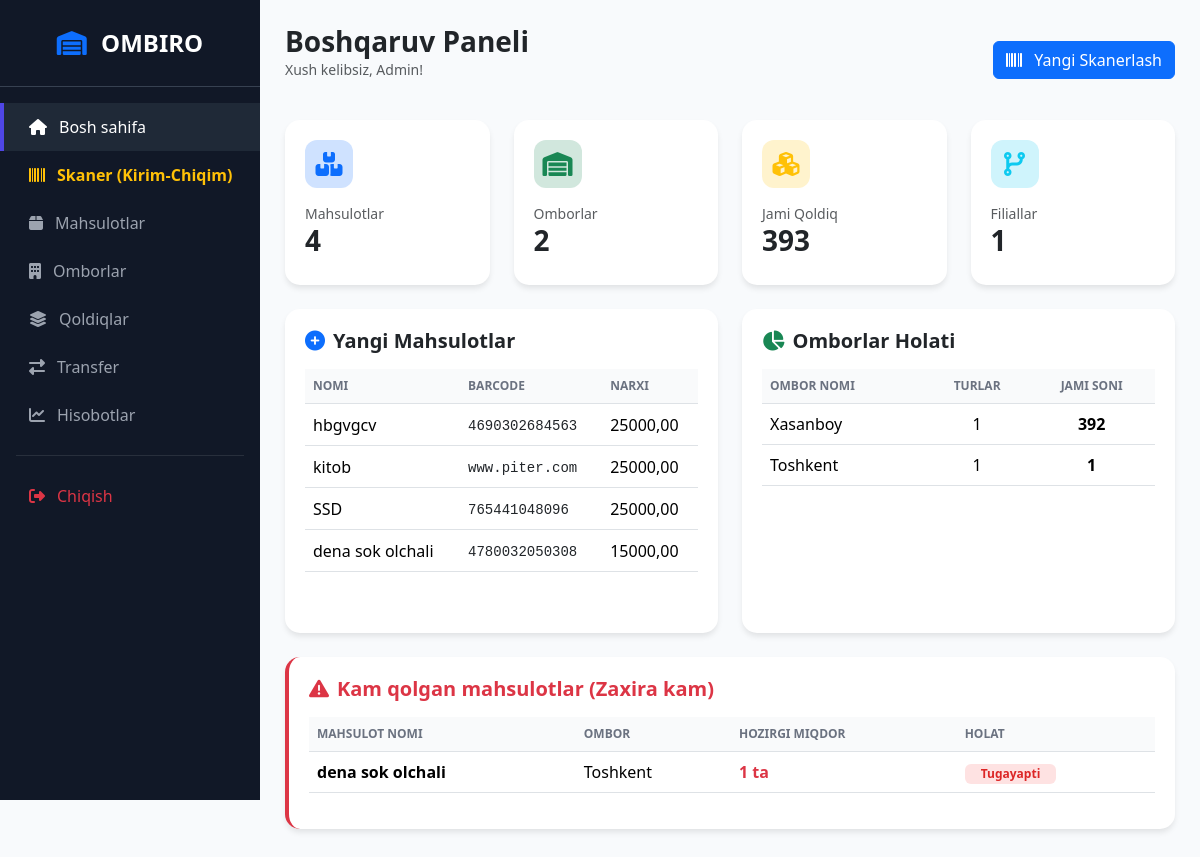
The page / on the database its author committed.
### product/models.py (models this page shows, shortened)
class Product(models.Model):
    name = models.CharField(max_length=255)
    barcode = models.CharField(max_length=100, unique=True)   # strix kod
    raw_barcode = models.TextField(null=True, blank=True)
    sku = models.CharField(max_length=100, blank=True, null=True)
    purchase_price = models.DecimalField(max_digits=12, decimal_places=2, default=0)
    sale_price = models.DecimalField(max_digits=12, decimal_places=2, default=0)
    created_at = models.DateTimeField(auto_now_add=True)

### warehouse/models.py (models this page shows, shortened)
class Warehouse(models.Model):
    TYPE_CHOICES = (
        ('main', 'Main'),
        ('branch', 'Branch'),
    )
    name = models.CharField(max_length=255)
    warehouse_type = models.CharField(max_length=20, choices=TYPE_CHOICES)
    parent = models.ForeignKey(
        'self',
        on_delete=models.SET_NULL,
        null=True,
        blank=True
    )

### remaing/models.py (models this page shows, shortened)
class Stock(models.Model):
    warehouse = models.ForeignKey(Warehouse, on_delete=models.CASCADE)
    product = models.ForeignKey(Product, on_delete=models.CASCADE)
    quantity = models.IntegerField(default=0)
    class Meta:
        unique_together = ('warehouse', 'product')

### warehouse/views.py (the view)
# urls.py: path('', dashboard, name='dashboard'),
def dashboard(request):
    total_products = Product.objects.count()
    total_warehouses = Warehouse.objects.count()
    total_stock = Stock.objects.aggregate(
        total=Sum('quantity')
    )['total'] or 0
    main_warehouses = Warehouse.objects.filter(
        warehouse_type='main'
    ).count()
    branch_warehouses = Warehouse.objects.filter(
        warehouse_type='branch'
    ).count()
    recent_products = Product.objects.order_by('-id')[:8]
    warehouse_stock = Stock.objects.values(
        'warehouse__name'
    ).annotate(
        total_qty=Sum('quantity'),
        total_products=Count('product')
    ).order_by('-total_qty')
    low_stock = Stock.objects.select_related(
        'product',
        'warehouse'
    ).filter(quantity__lte=5)[:10]
    context = {
        'total_products': total_products,
        'total_warehouses': total_warehouses,
        'total_stock': total_stock,
        'main_warehouses': main_warehouses,
        'branch_warehouses': branch_warehouses,
        'recent_products': recent_products,
        'warehouse_stock': warehouse_stock,
        'low_stock': low_stock,
    }
    return render(request, 'base.html', context)

### templates/base.html (shortened to what this page needs)
<!DOCTYPE html>
<html lang="uz">
<head>
    <link href="https://cdn.jsdelivr.net/npm/bootstrap@5.3.2/dist/css/bootstrap.min.css" rel="stylesheet">
    <link rel="stylesheet" href="https://cdnjs.cloudflare.com/ajax/libs/font-awesome/6.4.2/css/all.min.css">
</head>
<body>
<div class="sidebar" id="sidebar">
    <div class="sidebar-header">
        <i class="fas fa-warehouse me-2 text-primary"></i> OMBIRO
    </div>
    <div class="nav flex-column mt-3">
        <a href="#" class="nav-link active"><i class="fas fa-home"></i> Bosh sahifa</a>
        <a href="{% url 'scan' %}" class="nav-link text-warning"><i class="fas fa-barcode"></i> <b>Skaner (Kirim-Chiqim)</b></a>
        <a href="{% url 'product_list' %}" class="nav-link"><i class="fas fa-box"></i> Mahsulotlar</a>
        <a href="#" class="nav-link"><i class="fas fa-building"></i> Omborlar</a>
        <a href="#" class="nav-link"><i class="fas fa-layer-group"></i> Qoldiqlar</a>
        <a href="#" class="nav-link"><i class="fas fa-exchange-alt"></i> Transfer</a>
        <a href="#" class="nav-link"><i class="fas fa-chart-line"></i> Hisobotlar</a>
        <hr class="mx-3 text-secondary">
        <a href="/admin/logout/" class="nav-link text-danger"><i class="fas fa-sign-out-alt"></i> Chiqish</a>
    </div>
</div>
<div class="main-content">
    <div class="d-flex justify-content-between align-items-center mb-4">
        <div>
            <h3 class="fw-bold mb-0">Boshqaruv Paneli</h3>
            <p class="text-muted small">Xush kelibsiz, Admin!</p>
        </div>
        <a href="{% url 'scan' %}" class="btn btn-primary d-none d-md-block">
            <i class="fas fa-barcode me-2"></i> Yangi Skanerlash
        </a>
    </div>
    <div class="row g-4 mb-4">
        <div class="col-6 col-md-3">
            <div class="stat-card">
                <div class="stat-icon bg-primary-subtle text-primary"><i class="fas fa-boxes"></i></div>
                <div class="text-muted small">Mahsulotlar</div>
                <h3 class="fw-bold">{{ total_products }}</h3>
            </div>
        </div>
        <div class="col-6 col-md-3">
            <div class="stat-card">
                <div class="stat-icon bg-success-subtle text-success"><i class="fas fa-warehouse"></i></div>
                <div class="text-muted small">Omborlar</div>
                <h3 class="fw-bold">{{ total_warehouses }}</h3>
            </div>
        </div>
        <div class="col-6 col-md-3">
            <div class="stat-card">
                <div class="stat-icon bg-warning-subtle text-warning"><i class="fas fa-cubes"></i></div>
                <div class="text-muted small">Jami Qoldiq</div>
                <h3 class="fw-bold">{{ total_stock }}</h3>
            </div>
        </div>
        <div class="col-6 col-md-3">
            <div class="stat-card">
                <div class="stat-icon bg-info-subtle text-info"><i class="fas fa-code-branch"></i></div>
                <div class="text-muted small">Filiallar</div>
                <h3 class="fw-bold">{{ branch_warehouses }}</h3>
            </div>
        </div>
    </div>
    <div class="row g-4">
        <div class="col-12 col-xl-6">
            <div class="table-box h-100">
                <div class="d-flex justify-content-between align-items-center mb-3">
                    <h5 class="fw-bold mb-0"><i class="fas fa-plus-circle me-2 text-primary"></i>Yangi Mahsulotlar</h5>
                </div>
                <div class="table-responsive">
                    <table class="table table-hover align-middle">
                        <thead>
                            <tr>
                                <th>Nomi</th>
                                <th>Barcode</th>
                                <th>Narxi</th>
                            </tr>
                        </thead>
                        <tbody>
                            {% for item in recent_products %}
                            <tr>
                                <td class="fw-medium">{{ item.name }}</td>
                                <td><code class="text-dark small">{{ item.barcode }}</code></td>
                                <td>{{ item.sale_price }}</td>
                            </tr>
                            {% endfor %}
                        </tbody>
                    </table>
                </div>
            </div>
        </div>
        <div class="col-12 col-xl-6">
            <div class="table-box h-100">
                <h5 class="fw-bold mb-3"><i class="fas fa-chart-pie me-2 text-success"></i>Omborlar Holati</h5>
                <div class="table-responsive">
                    <table class="table table-hover">
                        <thead>
                            <tr>
                                <th>Ombor nomi</th>
                                <th class="text-center">Turlar</th>
                                <th class="text-center">Jami Soni</th>
                            </tr>
                        </thead>
                        <tbody>
                            {% for item in warehouse_stock %}
                            <tr>
                                <td>{{ item.warehouse__name }}</td>
                                <td class="text-center">{{ item.total_products }}</td>
                                <td class="text-center fw-bold">{{ item.total_qty }}</td>
                            </tr>
                            {% endfor %}
                        </tbody>
                    </table>
                </div>
            </div>
        </div>
        <div class="col-12">
            <div class="table-box border-start border-4 border-danger">
                <h5 class="fw-bold text-danger mb-3"><i class="fas fa-exclamation-triangle me-2"></i>Kam qolgan mahsulotlar (Zaxira kam)</h5>
                <div class="table-responsive">
                    <table class="table table-hover">
                        <thead>
                            <tr>
                                <th>Mahsulot nomi</th>
                                <th>Ombor</th>
                                <th>Hozirgi Miqdor</th>
                                <th>Holat</th>
                            </tr>
                        </thead>
                        <tbody>
                            {% for item in low_stock %}
                            <tr>
                                <td class="fw-bold">{{ item.product.name }}</td>
                                <td>{{ item.warehouse.name }}</td>
                                <td class="text-danger fw-bold">{{ item.quantity }} ta</td>
                                <td><span class="badge badge-low px-3">Tugayapti</span></td>
                            </tr>
                            {% endfor %}
                        </tbody>
                    </table>
                </div>
            </div>
        </div>
    </div>
</div>
</body>
</html>

### templates/base.html (style rules this page uses)
:root { --sidebar-width: 260px; --primary-color: #4f46e5; --dark-bg: #111827; }
body { background: #f8fafc; font-family: 'Segoe UI', Tahoma, Geneva, Verdana, sans-serif; overflow-x: hidden; }
.sidebar { width: var(--sidebar-width); height: 100vh; background: var(--dark-bg); position: fixed; left: 0; top: 0; z-index: 1000; transition: all 0.3s; color: white; }
.sidebar .nav-link { color: #9ca3af; padding: 12px 25px; display: flex; align-items: center; gap: 12px; border-left: 4px solid transparent; transition: 0.2s; }
.sidebar .nav-link:hover, .sidebar .nav-link.active { background: #1f2937; color: white; border-left-color: var(--primary-color); }
.sidebar-header { padding: 25px; text-align: center; font-size: 1.5rem; font-weight: bold; border-bottom: 1px solid #374151; }
.main-content { margin-left: var(--sidebar-width); padding: 25px; transition: all 0.3s; }
.stat-card { border: none; border-radius: 15px; padding: 20px; background: white; box-shadow: 0 4px 6px -1px rgba(0, 0, 0, 0.1); transition: transform 0.2s; }
.stat-icon { width: 48px; height: 48px; border-radius: 12px; display: flex; align-items: center; justify-content: center; font-size: 24px; margin-bottom: 15px; }
.table-box { background: white; border-radius: 15px; padding: 20px; box-shadow: 0 4px 6px -1px rgba(0, 0, 0, 0.1); margin-bottom: 25px; }
.badge-low { background: #fee2e2; color: #dc2626; }
.table thead th { background: #f9fafb; font-weight: 600; text-transform: uppercase; font-size: 0.75rem; color: #6b7280; }

### rows shown on the page
Product: name "hbgvgcv", barcode "4690302684563", sale_price "25000,00"
Product: name "kitob", barcode "www.piter.com", sale_price "25000,00"
Product: name "SSD", barcode "765441048096", sale_price "25000,00"
Product: name "dena sok olchali", barcode "4780032050308", sale_price "15000,00"
Warehouse: warehouse__name "Toshkent", total_products "1", total_qty "1"
Stock: product.name "dena sok olchali", warehouse.name "Toshkent", quantity "1"

### other values the page prints
{{ total_products }} "4"
{{ total_warehouses }} "2"
{{ total_stock }} "393"
{{ branch_warehouses }} "1"
{{ item.warehouse__name }} "Xasanboy"
{{ item.total_products }} "1"
{{ item.total_qty }} "392"
